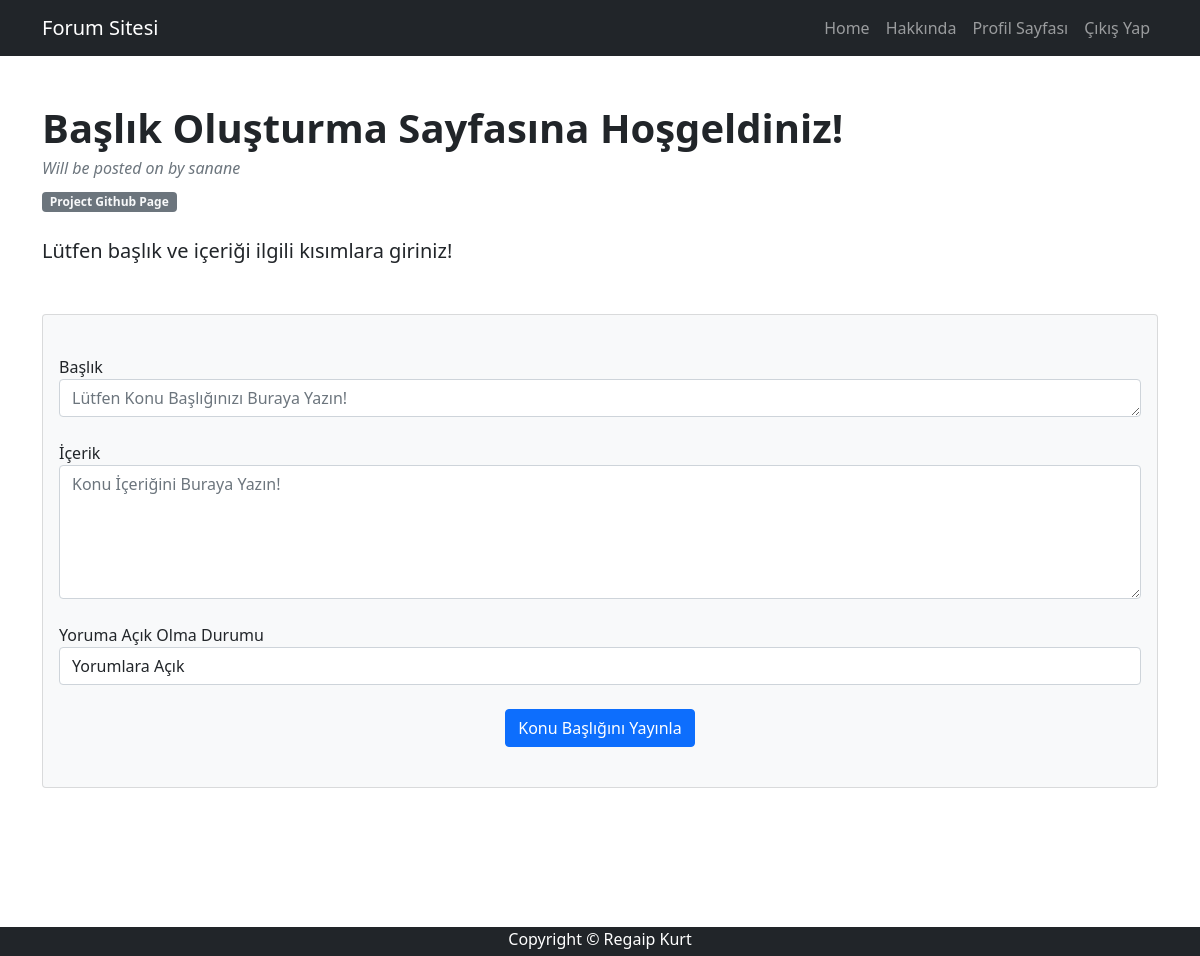
Page /editTopic/4 (signed in) on the earlier database version.
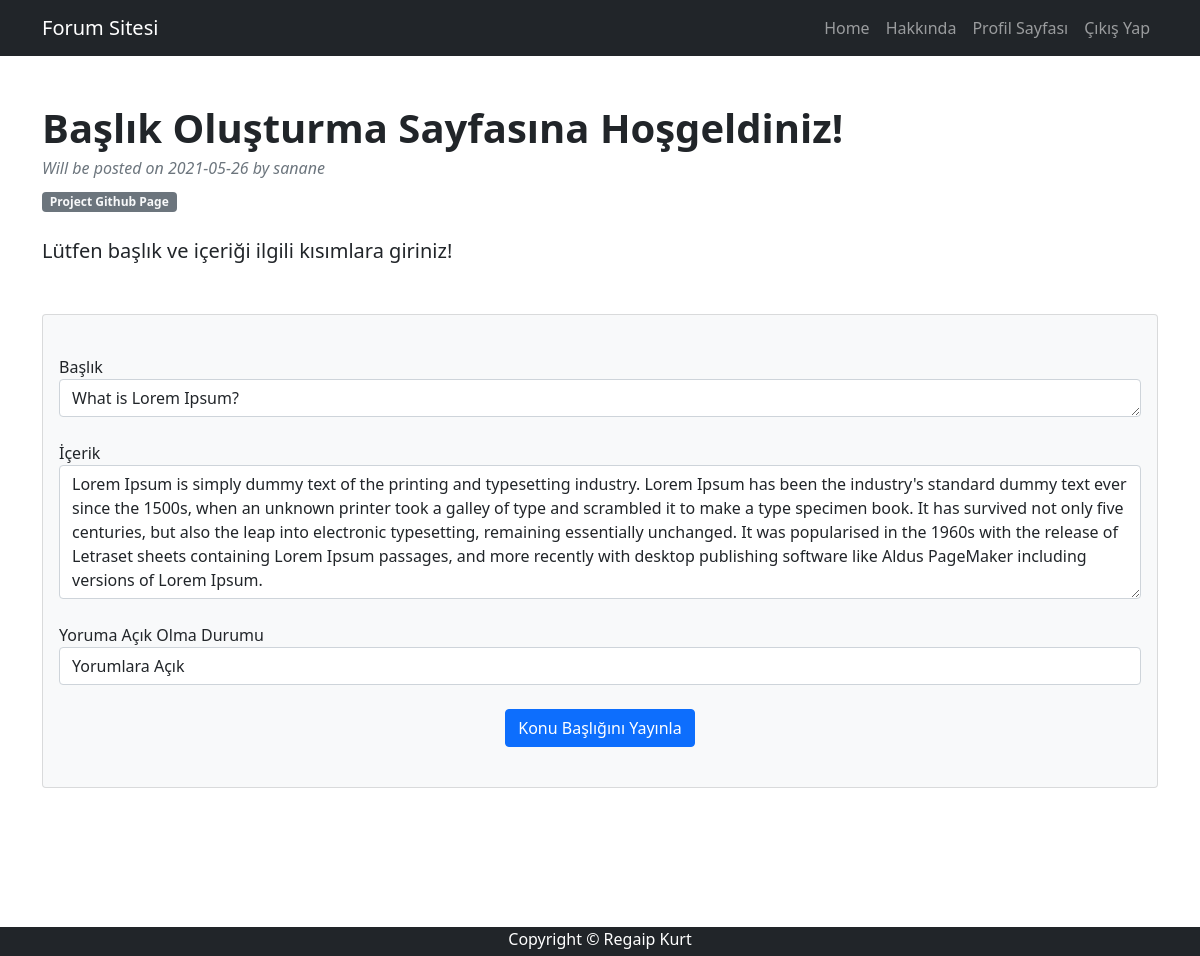
Same page on the later database version.
### app/main.py (models this page shows)
class User(UserMixin, db_users.Model):
    id = db_users.Column(db_users.Integer, primary_key=True)
    userName = db_users.Column(db_users.String(500), unique=True, nullable=False)
    eMail = db_users.Column(db_users.String(500), unique=True, nullable=False)
    password = db_users.Column(db_users.String(500), nullable=False)
    isModerator = db_users.Column(db_users.Boolean, nullable=False)

class Post(db_posts.Model):
    id = db_posts.Column(db_posts.Integer, primary_key=True)
    ownerID = db_posts.Column(db_posts.Integer)
    header = db_posts.Column(db_posts.String(100), default="Konu Yok")
    body = db_posts.Column(db_posts.String(5000), nullable=False)
    openToComments = db_posts.Column(db_posts.Boolean)
    postDate = db_posts.Column(db_posts.DateTime)

### app/main.py (the view)
@app.get("/editTopic/<int:post_id>")
@login_required
def editTopic(post_id):
    post_id = int(post_id)
    db = sqlite3.connect("./app/database.db")
    c = db.cursor()
    veri = c.execute(f"SELECT * FROM Post WHERE id={post_id}").fetchone()
    return render_template("addTopic.html", veri=veri)

### app/main.py (called while the page is built)
@login_manager.user_loader
def load_user(user_id):
    return User.query.get(int(user_id))

### app/templates/addTopic.html (shortened to what the changed rows need)
{% extends 'base.html' %}
{% block body %}
        <div class="container mt-5">
            <div class="row">
                <div class="col-lg-12">
                    <article>
                        <header class="mb-4">
                            <h1 class="fw-bolder mb-1">Başlık Oluşturma Sayfasına Hoşgeldiniz!</h1>
                            {% if not veri %}
                            <div class="text-muted fst-italic mb-2">Will be posted on {{date}} by {{current_user.userName}}</div>
                            {% else %}
                            <div class="text-muted fst-italic mb-2">Will be posted on {{veri[5][:10]}} by {{current_user.userName}}</div>
                            {% endif %}
                            <a class="badge bg-secondary text-decoration-none link-light" target="_blank" href="https://github.com/RegaipKURT/">Project Github Page</a>
                        </header>
                    </article>
                    <section class="mb-5">
                        <div class="card bg-light">
                            <div class="card-body">
                                {% if veri %}
                                <form class="mb-4" action="/editTopicSave/{{veri[0]}}" method="POST">
                                {% else %}
                                <form class="mb-4" action="/addTopic" method="POST">
                                {% endif %}
                                    <br>
                                    <div class="form-group">
                                        <label for="header">Başlık</label>
                                        {% if veri %}
                                        <textarea required class="form-control" rows="1" placeholder="Lütfen Konu Başlığınızı Buraya Yazın!" name="header" id="header">{{ veri[2] }}</textarea>
                                        {% else %}
                                        <textarea required class="form-control" rows="1" placeholder="Lütfen Konu Başlığınızı Buraya Yazın!" name="header" id="header"></textarea>
                                        {% endif %}
                                    </div>
                                    <br>
                                    <div class="form-group">
                                        <label for="content">İçerik</label>
                                        {% if veri %}
                                        <textarea required class="form-control" rows="5" placeholder="Konu İçeriğini Buraya Yazın!" name="content" id="content">{{ veri[3] }}</textarea>
                                        {% else %}
                                        <textarea required class="form-control" rows="5" placeholder="Konu İçeriğini Buraya Yazın!" name="content" id="content"></textarea>
                                        {% endif %}
                                    </div>
                                    <br>
                                    <br>
                                    <div class="col-md-12 text-center ">
                                        {% if veri %}
                                        <button type="submit" class=" btn btn-block mybtn btn-primary tx-tfm">Konu Başlığını Yayınla</button>
                                        {% else %}
                                        <button type="submit" class=" btn btn-block mybtn btn-primary tx-tfm">Konu Başlığını Yayınla</button>
                                        {% endif %}
                                    </div>
                                </form>
                            </div>
                        </div>
                    </section>
                </div>
        {% endblock %}

Differences in the rows shown:
added Post: postDate "2021-05-26", header "What is Lorem Ipsum?", content "Lorem Ipsum is simply dummy text of the printing and typesetting industry. Lorem Ipsum has been the industry's standard dummy text ever since the 1500s, when an unknown printer took a galley of type and scrambled it to make a type specimen book. It has survived not only five centuries, but also the leap into electronic typesetting, remaining essentially unchanged. It was popularised in the 1960s with the release of Letraset sheets containing Lorem Ipsum passages, and more recently with desktop publishing software like Aldus PageMaker including versions of Lorem Ipsum."
